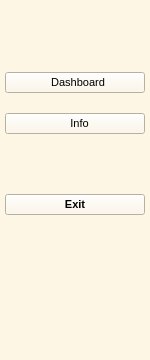
     <widget class="QWidget" name="icons_details_widget" native="true">
      <property name="minimumSize">
       <size>
        <width>130</width>
        <height>150</height>
       </size>
      </property>
      <property name="maximumSize">
       <size>
        <width>150</width>
        <height>16777215</height>
       </size>
      </property>
      <property name="styleSheet">
       <string notr="true"> background-color: #FEF6E4;
  
</string>
      </property>
      <layout class="QVBoxLayout" name="verticalLayout_3">
       <property name="spacing">
        <number>20</number>
       </property>
       <property name="leftMargin">
        <number>5</number>
       </property>
       <property name="rightMargin">
        <number>5</number>
       </property>
       <property name="bottomMargin">
        <number>35</number>
       </property>
       <item>
        <widget class="QLabel" name="icon_Acc">
         <property name="font">
          <font>
           <pointsize>20</pointsize>
           <weight>50</weight>
           <bold>false</bold>
          </font>
         </property>
         <property name="text">
          <string/>
         </property>
         <property name="pixmap">
          <pixmap resource="resource.qrc">:/icons/icon/logo.png</pixmap>
         </property>
         <property name="alignment">
          <set>Qt::AlignCenter</set>
         </property>
        </widget>
       </item>
       <item>
        <spacer name="verticalSpacer_6">
         <property name="orientation">
          <enum>Qt::Vertical</enum>
         </property>
         <property name="sizeHint" stdset="0">
          <size>
           <width>20</width>
           <height>10</height>
          </size>
         </property>
        </spacer>
       </item>
       <item>
        <widget class="QPushButton" name="dashboardbutton">
         <property name="sizePolicy">
          <sizepolicy hsizetype="Expanding" vsizetype="Expanding">
           <horstretch>0</horstretch>
           <verstretch>0</verstretch>
          </sizepolicy>
         </property>
         <property name="font">
          <font>
           <pointsize>8</pointsize>
          </font>
         </property>
         <property name="focusPolicy">
          <enum>Qt::ClickFocus</enum>
         </property>
         <property name="styleSheet">
          <string notr="true">QPushButton:hover {
    background-color: qlineargradient(spread: pad, x1: 0, y1: 0, x2: 1, y2: 0, stop: 0 #FEF6E4, stop: 1 #ADD8E6);
    border-top-left-radius: 20px;
    border-bottom-left-radius: 20px;
}

QPushButton:pressed {
    background-color: rgb(254, 246, 228);
    border-top-left-radius: 20px;
    border-bottom-left-radius: 20px;
 
}
</string>
         </property>
         <property name="text">
          <string>  Dashboard</string>
         </property>
         <property name="icon">
          <iconset resource="resource.qrc">
           <normaloff>:/icons/icon/dashboard.png</normaloff>:/icons/icon/dashboard.png</iconset>
         </property>
         <property name="checkable">
          <bool>true</bool>
         </property>
         <property name="autoRepeat">
          <bool>false</bool>
         </property>
         <property name="autoExclusive">
          <bool>true</bool>
         </property>
        </widget>
       </item>
       <item>
        <widget class="QPushButton" name="infobutton">
         <property name="sizePolicy">
          <sizepolicy hsizetype="Expanding" vsizetype="Expanding">
           <horstretch>0</horstretch>
           <verstretch>0</verstretch>
          </sizepolicy>
         </property>
         <property name="minimumSize">
          <size>
           <width>0</width>
           <height>0</height>
          </size>
         </property>
         <property name="maximumSize">
          <size>
           <width>16777215</width>
           <height>40</height>
          </size>
         </property>
         <property name="font">
          <font>
           <pointsize>8</pointsize>
          </font>
         </property>
         <property name="styleSheet">
          <string notr="true">QPushButton:hover {
    background-color: qlineargradient(spread: pad, x1: 0, y1: 0, x2: 1, y2: 0, stop: 0 #FEF6E4, stop: 1 #ADD8E6);
    border-top-left-radius: 20px;
    border-bottom-left-radius: 20px;
}

QPushButton:pressed {
    background-color: rgb(254, 246, 228);
    border-top-left-radius: 20px;
    border-bottom-left-radius: 20px;
 
}
</string>
         </property>
         <property name="text">
          <string>   Info</string>
         </property>
         <property name="icon">
          <iconset resource="resource.qrc">
           <normaloff>:/icons/icon/icons8-about-50.png</normaloff>:/icons/icon/icons8-about-50.png</iconset>
         </property>
         <property name="checkable">
          <bool>true</bool>
         </property>
         <property name="autoExclusive">
          <bool>true</bool>
         </property>
        </widget>
       </item>
       <item>
        <spacer name="verticalSpacer">
         <property name="orientation">
          <enum>Qt::Vertical</enum>
         </property>
         <property name="sizeHint" stdset="0">
          <size>
           <width>20</width>
           <height>40</height>
          </size>
         </property>
        </spacer>
       </item>
       <item>
        <widget class="QPushButton" name="exitbutton">
         <property name="sizePolicy">
          <sizepolicy hsizetype="Expanding" vsizetype="Expanding">
           <horstretch>0</horstretch>
           <verstretch>0</verstretch>
          </sizepolicy>
         </property>
         <property name="maximumSize">
          <size>
           <width>16777215</width>
           <height>40</height>
          </size>
         </property>
         <property name="font">
          <font>
           <pointsize>8</pointsize>
           <weight>75</weight>
           <bold>true</bold>
          </font>
         </property>
         <property name="styleSheet">
          <string notr="true">QPushButton:hover {
    background-color: qlineargradient(spread: pad, x1: 0, y1: 0, x2: 1, y2: 0, stop: 0 #FEF6E4, stop: 1 #ADD8E6);
    border-top-left-radius: 20px;
    border-bottom-left-radius: 20px;
}

QPushButton:pressed {
    background-color: rgb(254, 246, 228);
    border-top-left-radius: 20px;
    border-bottom-left-radius: 20px;
 
}
</string>
         </property>
         <property name="text">
          <string>Exit</string>
         </property>
         <property name="icon">
          <iconset resource="resource.qrc">
           <normaloff>:/icons/icon/icons8-exit-35.png</normaloff>:/icons/icon/icons8-exit-35.png</iconset>
         </property>
         <property name="checkable">
          <bool>true</bool>
         </property>
         <property name="autoExclusive">
          <bool>true</bool>
         </property>
        </widget>
       </item>
       <item>
        <spacer name="verticalSpacer_2">
         <property name="orientation">
          <enum>Qt::Vertical</enum>
         </property>
         <property name="sizeHint" stdset="0">
          <size>
           <width>20</width>
           <height>40</height>
          </size>
         </property>
        </spacer>
       </item>
       <item>
        <spacer name="verticalSpacer_3">
         <property name="orientation">
          <enum>Qt::Vertical</enum>
         </property>
         <property name="sizeHint" stdset="0">
          <size>
           <width>20</width>
           <height>70</height>
          </size>
         </property>
        </spacer>
       </item>
      </layout>
     </widget>
